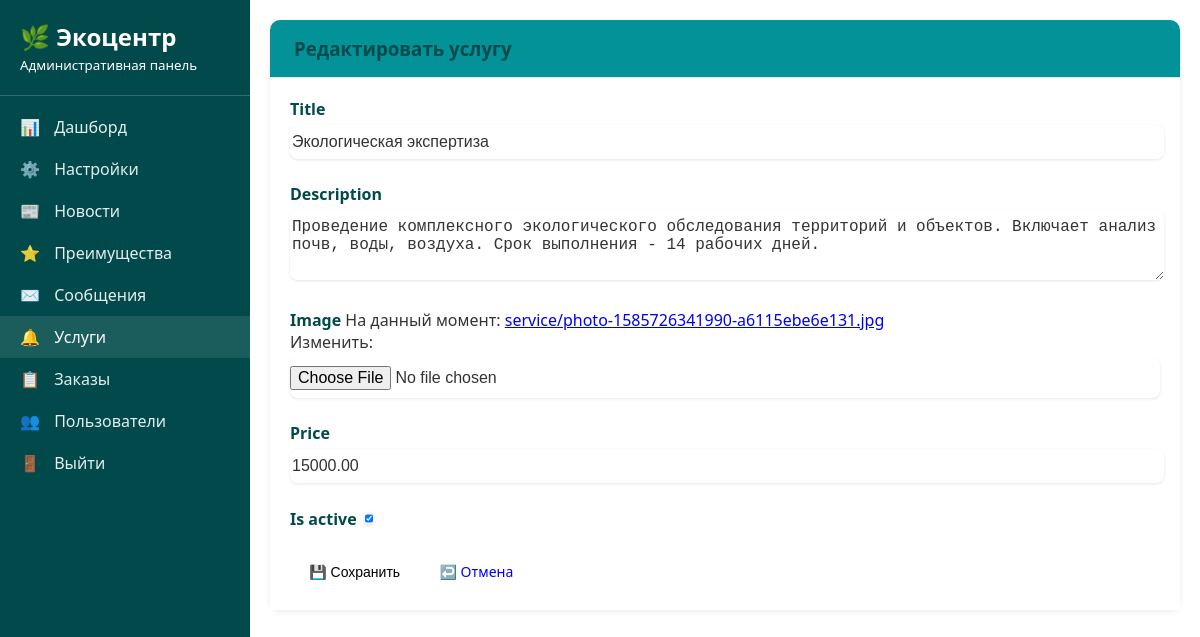
The page /myadmin/service/1/ (signed in) on the database its author committed.
### services/models.py (models this page shows, shortened)
class Service(models.Model):
    title = models.CharField(max_length=200)
    description = models.TextField()
    image = models.ImageField(upload_to='service/')
    price = models.DecimalField(max_digits=10, decimal_places=2, null=True, blank=True)
    is_active = models.BooleanField(default=True)

### custom_admin/views.py (the view)
# urls.py: path('service/<int:pk>/', views.service_edit, name='admin_service_edit'),
@staff_required
def service_edit(request, pk=None):
    instance = get_object_or_404(Service, pk=pk) if pk else None
    if request.method == 'POST':
        form = ServiceForm(request.POST, request.FILES, instance=instance)
        if form.is_valid():
            form.save()
            return redirect('admin_service_list')
    else:
        form = ServiceForm(instance=instance)
    return render(request, 'admin/service/form.html', {'form': form})

### custom_admin/forms.py
class ServiceForm(forms.ModelForm):
    class Meta:
        model = Service
        fields = '__all__'
        widgets = {
            'description': forms.Textarea(attrs={'rows': 3}),
        }

### core/context_processors.py (called while the page is built)
def site_settings(request):
    settings = SiteSetting.objects.first()
    return {'settings': settings}

### custom_admin/views.py (called while the page is built)
def staff_required(view_func):
    return user_passes_test(lambda u: u.is_staff)(view_func)

### custom_admin/templates/admin/service/form.html (shortened to what this page needs)
{% extends "admin/base.html" %}
{% block content %}
<div class="card">
    <div class="card-header">
        <h3 style="margin: 0; color: #01494b;">{% if form.instance.pk %}Редактировать услугу{% else %}Новая услуга{% endif %}</h3>
    </div>
    <div class="card-body">
        <form method="post" enctype="multipart/form-data" class="form">
            {% for field in form %}
                <div class="form-group mb-3" >
                    <label for="{{ field.id_for_label }}" class="form-label" style="color:#01494b;">{{ field.label }}</label>
                    {{ field }}
                </div>
            {% endfor %}
            <button type="submit" class="btn btn-primary">💾 Сохранить</button>
            <a href="{% url 'admin_service_list' %}" class="btn btn-secondary">↩️ Отмена</a>
        </form>
    </div>
</div>
{% endblock %}

### custom_admin/templates/admin/base.html (style rules this page uses)
form .form-group { margin-bottom: 1.5rem; }
form label { font-weight: bold; color: #01494B; }
form input, form select, form textarea { width: 100%; padding-top: 0.5rem; padding-bottom: 0.5rem; margin-top: 5px; border: 1px solid var(--border); border-radius: 8px; font-size: 1rem; background-color: #fff; color: #333; box-shadow: 0 1px 3px rgba(0,0,0,0.1); }
button.btn { background-color: var(--primary); border: none; padding: 0.6rem 1.2rem; color: #000; border-radius: 6px; transition: 0.2s ease-in-out; }
:root { --primary-color: #029297; --secondary-color: #01494b; --bg-color: #ffffff; }
body { font-family: 'Segoe UI', Tahoma, Geneva, Verdana, sans-serif; margin: 0; padding: 0; background-color: var(--bg-color); color: #333; }
.card { background: white; border-radius: 10px; box-shadow: 0 2px 6px rgba(0,0,0,0.08); margin-bottom: 20px; }
.card-header { padding: 16px 24px; border-bottom: 1px solid #e6e6e6; background-color: var(--primary-color); color: white; border-top-left-radius: 10px; border-top-right-radius: 10px; }
.card-body { padding: 20px; background-color: #ffffff; }
.btn { display: inline-block; padding: 8px 16px; border-radius: 4px; text-decoration: none; cursor: pointer; border: none; font-size: 14px; }
.btn-primary { background-color: var(--primary-color); color: white; }
.form-group { margin-bottom: 15px; }
input[type="checkbox" i] { --primary-color: #029297; --secondary-color: #01494b; --bg-color: #ffffff; width: 1%; padding-top: 0.5rem; padding-bottom: 0.5rem; margin-top: 5px; border: 1px solid var(--border); border-radius: 8px; font-size: 1rem; background-color: #fff; color: #333; box-shadow: 0 1px 3px rgba(0,0,0,0.1); }

### rows shown on the page
Service: form "Экологическая экспертиза" "Проведение комплексного экологического обследования территорий и объектов. Включает анализ почв, воды, воздуха. Срок выполнения - 14 рабочих дней." "15000.00" "☑"

### other values the page prints
{{ field.label }} "Title" "Description" "Image" "Price" "Is active"
